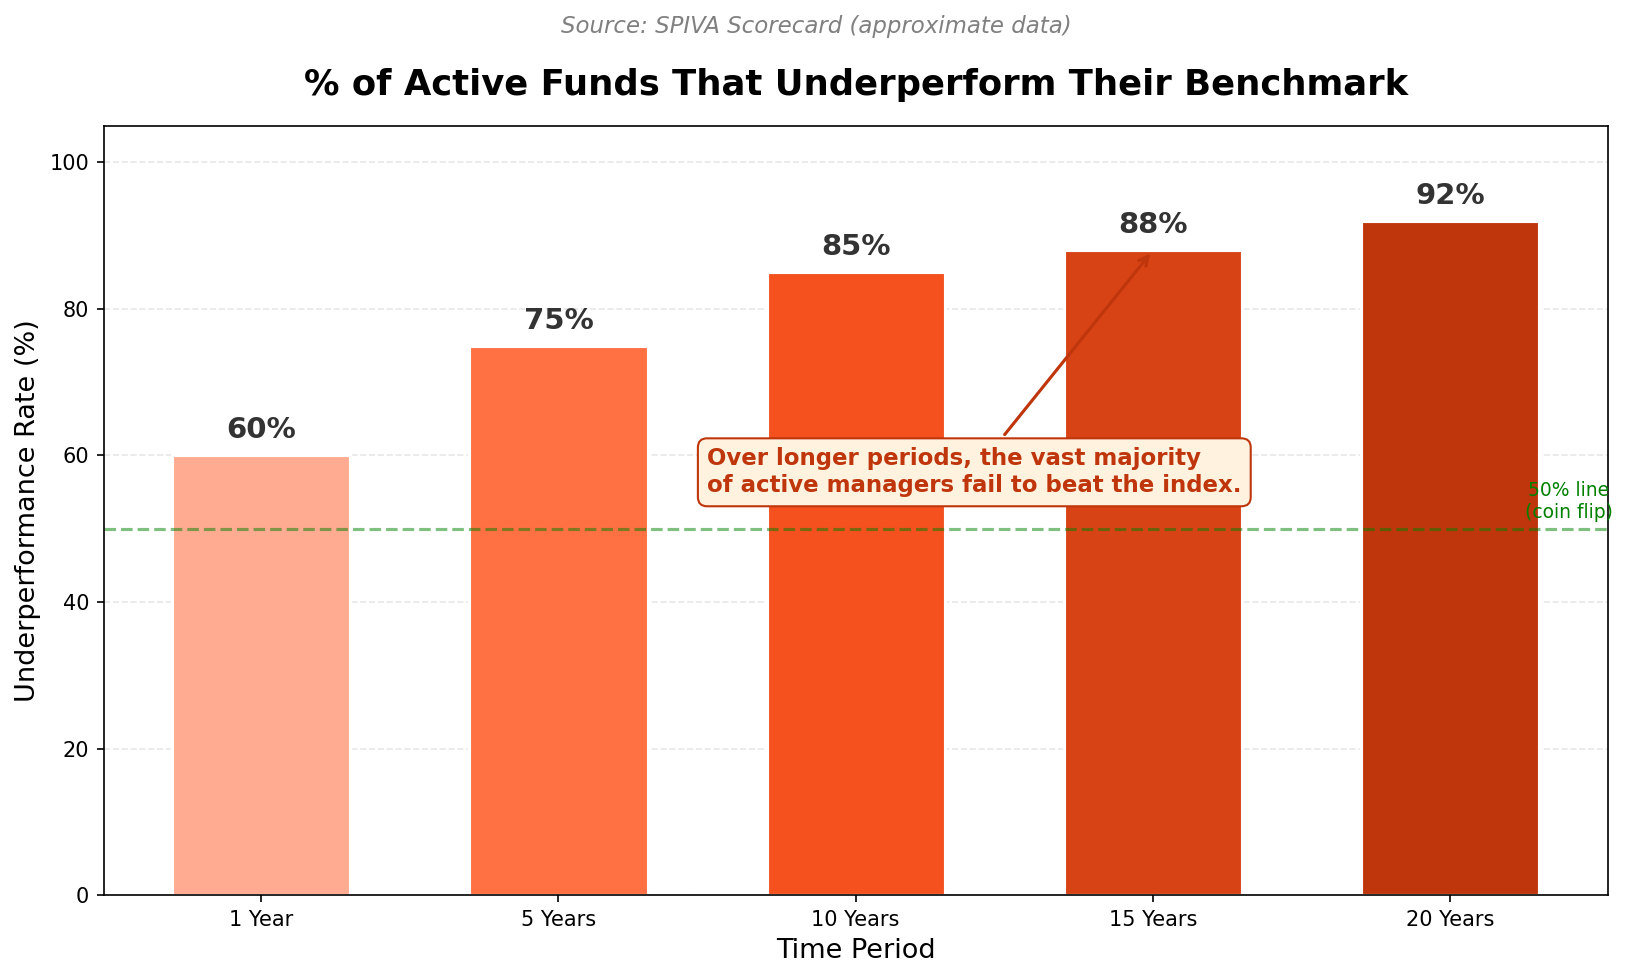

Reproduce this figure in Python.
"""
Week 02: Active vs Passive Fund Performance
=============================================
Bar chart showing the percentage of actively managed funds that underperform
their benchmark index over 1, 5, 10, 15, and 20 year periods.
Data is based on SPIVA (S&P Indices vs Active) research findings.

Output: week02_active_vs_passive.png
"""

import matplotlib.pyplot as plt
import numpy as np

# --- Data based on SPIVA research ---
periods = ["1 Year", "5 Years", "10 Years", "15 Years", "20 Years"]
underperform_pct = [60, 75, 85, 88, 92]  # % of active funds that underperform

# --- Create figure ---
fig, ax = plt.subplots(figsize=(11, 7))

# Color gradient: darker red as time period increases (worse for active funds)
colors = ["#FFAB91", "#FF7043", "#F4511E", "#D84315", "#BF360C"]

bars = ax.bar(periods, underperform_pct, color=colors, edgecolor="white", linewidth=1.5, width=0.6)

# Add percentage labels on top of each bar
for bar, pct in zip(bars, underperform_pct):
    ax.text(
        bar.get_x() + bar.get_width() / 2,
        bar.get_height() + 1.5,
        f"{pct}%",
        ha="center",
        va="bottom",
        fontsize=14,
        fontweight="bold",
        color="#333333",
    )

# --- Formatting ---
ax.set_title(
    "% of Active Funds That Underperform Their Benchmark",
    fontsize=17,
    fontweight="bold",
    pad=15,
)
ax.set_subtitle_text = None  # matplotlib doesn't have subtitle natively
fig.text(
    0.5, 0.91,
    "Source: SPIVA Scorecard (approximate data)",
    ha="center",
    fontsize=11,
    color="gray",
    style="italic",
)
ax.set_ylabel("Underperformance Rate (%)", fontsize=13)
ax.set_xlabel("Time Period", fontsize=13)
ax.set_ylim(0, 105)

# Add a reference line at 50% (coin-flip level)
ax.axhline(y=50, color="green", linestyle="--", alpha=0.5, linewidth=1.5)
ax.text(4.4, 51.5, "50% line\n(coin flip)", fontsize=9, color="green", ha="center")

ax.grid(axis="y", alpha=0.3, linestyle="--")
ax.set_axisbelow(True)

# Add takeaway annotation
ax.annotate(
    "Over longer periods, the vast majority\nof active managers fail to beat the index.",
    xy=(3, 88),
    xytext=(1.5, 55),
    fontsize=11,
    color="#BF360C",
    fontweight="bold",
    arrowprops=dict(arrowstyle="->", color="#BF360C", lw=1.5),
    bbox=dict(boxstyle="round,pad=0.4", facecolor="#FFF3E0", edgecolor="#BF360C"),
)

fig.tight_layout(rect=[0, 0, 1, 0.90])

# --- Save output ---
output_path = "B:/chanmainvest/tutorial/course/animation/week02_active_vs_passive.png"
fig.savefig(output_path, dpi=150, bbox_inches="tight")
plt.close(fig)
print(f"Saved: {output_path}")
